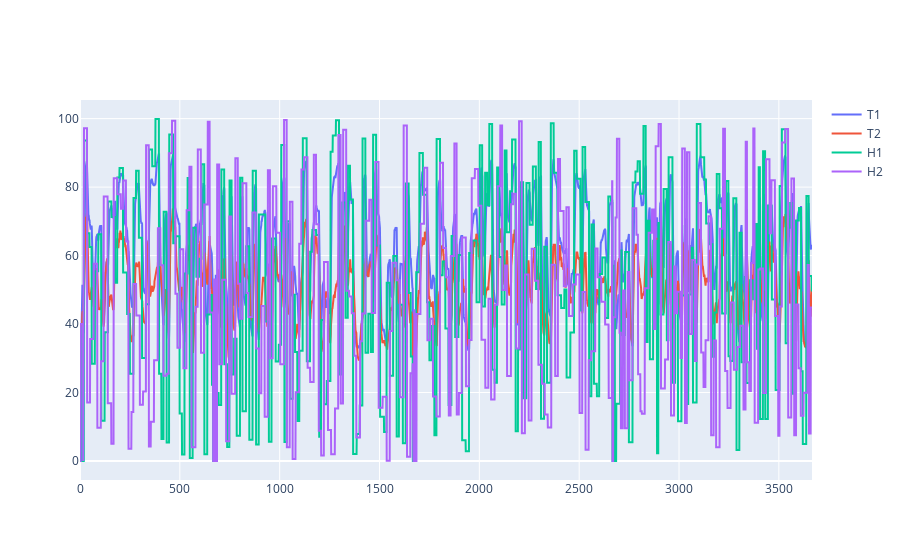

The cell this chart's notebook holds for it:
### Code cell
# file = open(file='/content/drive/MyDrive/LSTM_MPC/FOPDT/closed_loop_data_1200.pkl',mode='wb')
# dump([u1_store, u2_store, y1_store, y2_store, SP1, SP2], file)
# file.close()

fig = make_subplots(rows=1, cols=1, shared_xaxes=True)
fig.add_trace(go.Scatter(y=data["T1"],name="T1"), row=1, col=1)
fig.add_trace(go.Scatter(y=data["T2"],name="T2"), row=1, col=1)
fig.add_trace(go.Scatter(y=data["H1"],name="H1"), row=1, col=1)
fig.add_trace(go.Scatter(y=data["H2"],name="H2"), row=1, col=1)
# fig.add_trace(go.Scatter(y=u1_store,name="u1"), row=2, col=1)
# fig.add_trace(go.Scatter(y=u2_store,name="u2"), row=2, col=1)

# fig.update_layout(
#     template="plotly_white",
#     font_family="Times New Roman",
#     font_size = 20
#     )

# fig.update_xaxes(showline=True, linewidth=2, linecolor='black', mirror=True, row=1 , col=1)
# fig.update_xaxes(title_text='Time',showline=True, linewidth=2, linecolor='black', mirror=True, row=2, col=1)
# fig.update_yaxes(title_text='y', showline=True, linewidth=2, linecolor='black', mirror=True, row=1, col=1)
# fig.update_yaxes(title_text='u', showline=True, linewidth=2, linecolor='black', mirror=True, row=2, col=1)
# fig.show()

# fig.write_image("fig1.eps")

### Figure 1 — Plotly figure (JSON) as saved in the notebook; plotly's stock layout.template omitted (floating-point values rounded to 4 significant figures; data arrays with more than 128 entries replaced by an {"elided": "..."} marker saying what was removed)
{"data": [{"name": "T1", "type": "scatter", "xaxis": "x", "y": {"elided": "3667 float values"}, "yaxis": "y"}, {"name": "T2", "type": "scatter", "xaxis": "x", "y": {"elided": "3667 float values"}, "yaxis": "y"}, {"name": "H1", "type": "scatter", "xaxis": "x", "y": {"elided": "3667 float values"}, "yaxis": "y"}, {"name": "H2", "type": "scatter", "xaxis": "x", "y": {"elided": "3667 float values"}, "yaxis": "y"}], "layout": {"xaxis": {"anchor": "y", "domain": [0, 1]}, "yaxis": {"anchor": "x", "domain": [0, 1]}}}
